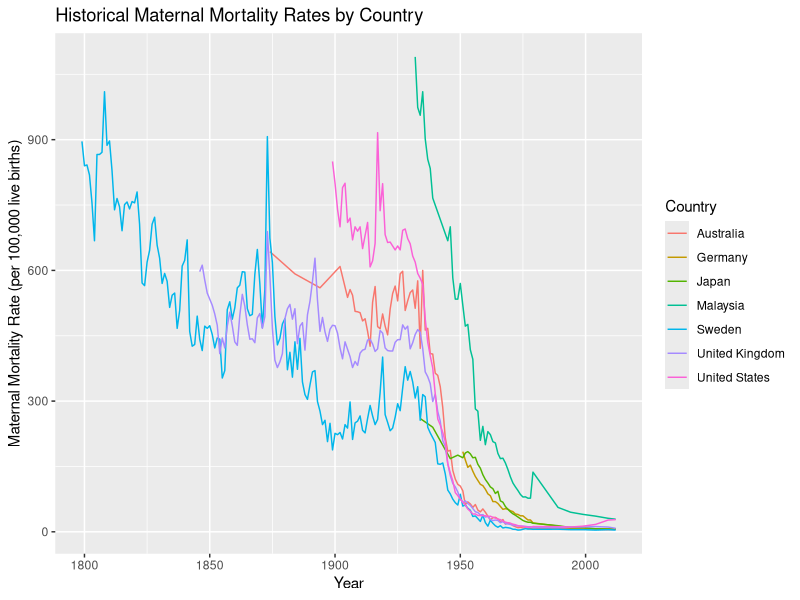

This chart was generated by the following R code:
## ---- chunk 1

# set up options & libraries
knitr::opts_chunk$set(echo = TRUE)
library(tidyverse)

# load in data
# TECHNIQUE #1 from this week: read_csv function
data <- read_csv('maternal_mortality_ratio_per_100000_live_births.csv')

# reshape data from wide to long format
# TECHNIQUE #2 from this week: pivot_longer
data <- data %>%
  pivot_longer(
    names_to = "year",
    values_to = "mortality_rate",
    cols = -country
  )

# select a limited list of countries to study in detail
selected_countries <- data %>%
  filter(country %in% c("Australia", "Germany", "Japan", "Malaysia", 
                        "Sweden", "United Kingdom", "United States"))
## ---- chunk 2

# visualization of life expectancy by country, over time
selected_countries %>%
  drop_na() %>%
  ggplot(aes(x = as.numeric(year), y = mortality_rate, color = country)) +
  geom_line() +
  labs(x = "Year", 
       y = "Maternal Mortality Rate (per 100,000 live births)", 
       color = "Country",
       title = "Historical Maternal Mortality Rates by Country")

